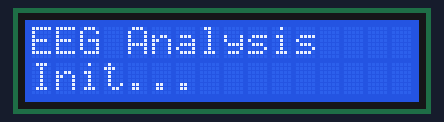
This sketch was run on a simulated Arduino Uno, built with avr-gcc and run on an emulated ATmega328P. Parts: 16×2 character LCD. Random numbers use the default seed unless the sketch sets one; what the sketch prints to the serial monitor is not drawn.

Above: at 0.1 s.
At 2.0 s:
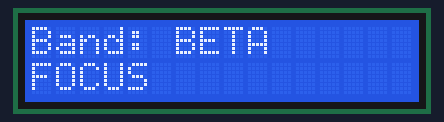

The sketch:

FREDARDUINOSCRIPT.ino
```cpp
#include <Arduino.h>
#include <math.h>
#include <LiquidCrystal.h>


// LCD (16x2, 4-bit mode)
LiquidCrystal lcd(12, 11, 5, 4, 3, 2);


// PARAMETERS
const uint16_t windowSize = 256;
const float samplingFrequency = 256.0;

// SIMULATION MODALITY
const bool simulationMode = true;

// FREQUENCY OF THE SIMULATED SIGNAL
// 2 Hz  -> Delta
// 6 Hz  -> Theta
// 10 Hz -> Alpha
// 20 Hz -> Beta
// 40 Hz -> Gamma
const float simulatedFrequency = 20.0;

// AMPLITUDE OF THE SIMULATED SIGNAL
const float simulatedAmplitude = 100.0;

// AMPLITUDE OF THE SIMULATED NOISE
const float noiseAmplitude = 10.0;

// BUFFER
// Buffer used by the Interrupt
volatile uint16_t sampleBuffer[windowSize];

// Copy of the processing used window
uint16_t processingBuffer[windowSize];

volatile uint16_t sampleIndex = 0;
volatile bool windowReady = false;

// TIMER 1
void setupTimer1() {

  noInterrupts();

  TCCR1A = 0;
  TCCR1B = 0;
  TCNT1 = 0;

  // 16 MHz / 64 / (976 + 1) = 256 Hz
  OCR1A = 976;

  // CTC mode
  TCCR1B |= (1 << WGM12);

  // Prescaler 64
  TCCR1B |= (1 << CS11) | (1 << CS10);

  // Interrupt
  TIMSK1 |= (1 << OCIE1A);

  interrupts();
}

// INTERRUPT
ISR(TIMER1_COMPA_vect) {

  if (sampleIndex < windowSize) {
    if (simulationMode) {
      // Sample Time
      float t =
        (float)sampleIndex / samplingFrequency;

      // Sinusoidal Signal
      float signal =
        simulatedAmplitude *
        sin(2.0 * PI * simulatedFrequency * t);

      // Random Noise
      float noise =
        ((float)random(-100, 101) / 100.0)
        * noiseAmplitude;

      // Centered Signal at half ADC scale
      float value =
        512.0 + signal + noise;

      // Limits of ADC
      if (value < 0)
        value = 0;

      if (value > 1023)
        value = 1023;

      sampleBuffer[sampleIndex] =
        (uint16_t)value;

    }
    else {
      // Real EEG
      sampleBuffer[sampleIndex] =
        analogRead(A0);
    }

    sampleIndex++;
  }
  else {
    windowReady = true;
  }
}

// GOERTZEL
float goertzelPower(
  uint16_t targetFrequency,
  float mean
) {

  float omega =
    (2.0 * PI * targetFrequency)
    / windowSize;

  float coeff =
    2.0 * cos(omega);

  float q0;
  float q1 = 0.0;
  float q2 = 0.0;

  for (uint16_t i = 0; i < windowSize; i++) {
    float sample =
      (float)processingBuffer[i] - mean;

    q0 =
      coeff * q1
      - q2
      + sample;

    q2 = q1;
    q1 = q0;
  }

  return
    q1 * q1
    + q2 * q2
    - coeff * q1 * q2;
}

// AVERAGE BAND POWER
float calculateBandPower(
  uint16_t lowFrequency,
  uint16_t highFrequency,
  float mean
) {

  float totalPower = 0.0;
  uint16_t numberOfBins =
    highFrequency - lowFrequency + 1;

  for (
    uint16_t f = lowFrequency;
    f <= highFrequency;
    f++
  ) {
    totalPower +=
      goertzelPower(f, mean);
  }

  // Normalisation based on the frequency number
  return totalPower / numberOfBins;
}

// SETUP
void setup() {

  Serial.begin(115200);

  randomSeed(analogRead(A5));

  Serial.println();
  Serial.println("EEG BAND ANALYSIS");
  Serial.println("Arduino Uno R3");

  Serial.print("Sampling frequency: ");
  Serial.print(samplingFrequency);
  Serial.println(" Hz");

  Serial.print("Window size: ");
  Serial.println(windowSize);

  Serial.print("Frequency resolution: ");
  Serial.print(
    samplingFrequency / windowSize
  );
  Serial.println(" Hz");

  Serial.println();

  if (simulationMode) {
    Serial.println("MODE: SIMULATION");

    Serial.print("Simulated frequency: ");
    Serial.print(simulatedFrequency);
    Serial.println(" Hz");

    Serial.print("Signal amplitude: ");
    Serial.println(simulatedAmplitude);

    Serial.println();
  }
  else {
    Serial.println("MODE: REAL EEG - A0");
    Serial.println();
  }

  setupTimer1();

  lcd.begin(16, 2);
  lcd.clear();
  lcd.print("EEG Analysis");
  lcd.setCursor(0, 1);
  lcd.print("Init...");
}

// LOOP
void loop() {

  if (windowReady) {
    // INTERRUPTS STOP
    noInterrupts();

    // Copy of the sampled window
    for (uint16_t i = 0; i < windowSize; i++) {
      processingBuffer[i] =
        sampleBuffer[i];
    }

    // The window has been sampled
    windowReady = false;

    // Reset of idx for the next window
    sampleIndex = 0;

    interrupts();

    // AVERAGE CALCULUS
    uint32_t sum = 0;

    for (uint16_t i = 0; i < windowSize; i++) {
      sum += processingBuffer[i];
    }

    float mean =
      (float)sum / windowSize;

    // BAND CALCULUS
    float deltaPower =
      calculateBandPower(1, 4, mean);

    float thetaPower =
      calculateBandPower(4, 8, mean);

    float alphaPower =
      calculateBandPower(8, 14, mean);

    float betaPower =
      calculateBandPower(14, 30, mean);

    float gammaPower =
      calculateBandPower(30, 80, mean);

    // OUTPUT
    Serial.println();
    Serial.println("EEG BAND POWER");

    Serial.print("Delta (0.5-4 Hz): ");
    Serial.println(deltaPower);

    Serial.print("Theta (4-8 Hz):   ");
    Serial.println(thetaPower);

    Serial.print("Alpha (8-14 Hz):  ");
    Serial.println(alphaPower);

    Serial.print("Beta (14-30 Hz):  ");
    Serial.println(betaPower);

    Serial.print("Gamma (30-80 Hz): ");
    Serial.println(gammaPower);


    // DOMINANT BAND
    float maxPower = deltaPower;
    const char* dominantBand = "DELTA";

    if (thetaPower > maxPower) {
      maxPower = thetaPower;
      dominantBand = "THETA";
    }

    if (alphaPower > maxPower) {
      maxPower = alphaPower;
      dominantBand = "ALPHA";
    }

    if (betaPower > maxPower) {
      maxPower = betaPower;
      dominantBand = "BETA";
    }

    if (gammaPower > maxPower) {
      maxPower = gammaPower;
      dominantBand = "GAMMA";
    }


    Serial.print("Dominant band: ");
    Serial.println(dominantBand);

    // FOCUS / NOT FOCUS
    bool focused = (betaPower >= maxPower);

    if (focused) {
      Serial.println("FOCUS");
    }
    else {
      Serial.println("NOT FOCUS");
    }

    // LCD UPDATE
    lcd.clear();

    lcd.setCursor(0, 0);
    lcd.print("Band: ");
    lcd.print(dominantBand);

    lcd.setCursor(0, 1);
    if (focused) {
      lcd.print("FOCUS");
    }
    else {
      lcd.print("NOT FOCUS");
    }
  }
}
```

wdt_init.cpp
```cpp
#include <avr/io.h>
#include <avr/wdt.h>

uint8_t mcusr_mirror __attribute__((section(".noinit")));

void wdt_init(void) __attribute__((naked))
__attribute__((used))
__attribute__((section(".init3")));

void wdt_init(void) {
  mcusr_mirror = MCUSR;
  MCUSR = 0;
  wdt_disable();
}
```
